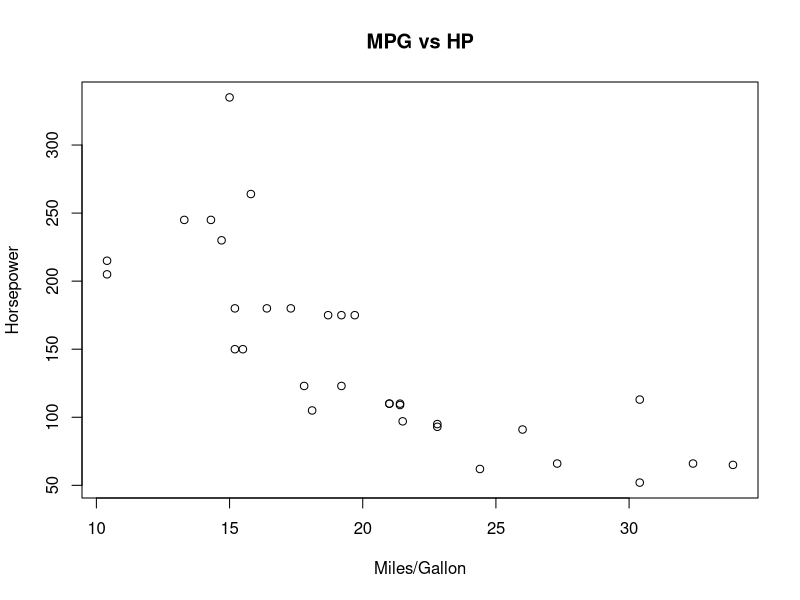

Here is the R script that generated this plot:
# Load and explore built-in dataset
data("mtcars")
cat("First few rows:\n")
print(head(mtcars))
cat("\nStructure:\n")
str(mtcars)

# Apply generic functions
cat("\nSummary statistics:\n")
print(summary(mtcars))
cat("\nPlotting mpg vs hp...\n")
png(filename = "mpgvhp.png", width = 800, height = 600)
plot(mtcars$mpg, mtcars$hp, main = "MPG vs HP", xlab = "Miles/Gallon", ylab = "Horsepower")
dev.off()

# S3 object and custom print method
s3_obj <- list(name = "Myself", age = 29, GPA = 3.5)
class(s3_obj) <- "student_s3"
print.student_s3 <- function(x, ...) {
  cat("S3 Student Record\n")
  cat(" Name:", x$name, "\n Age:", x$age, "\n GPA:", x$GPA, "\n")
}
cat("\nS3 object print:\n")
print(s3_obj)

# S4 class, object, and custom show method
setClass("student_s4", slots = c(name = "character", age = "numeric", GPA = "numeric"))
setMethod("show", "student_s4", function(object) {
  cat("S4 Student Record\n")
  cat(" Name:", object@name, "\n Age:", object@age, "\n GPA:", object@GPA, "\n")
})
s4_obj <- new("student_s4", name = "Myself", age = 29, GPA = 3.5)
cat("\nS4 object show:\n")
print(s4_obj)
